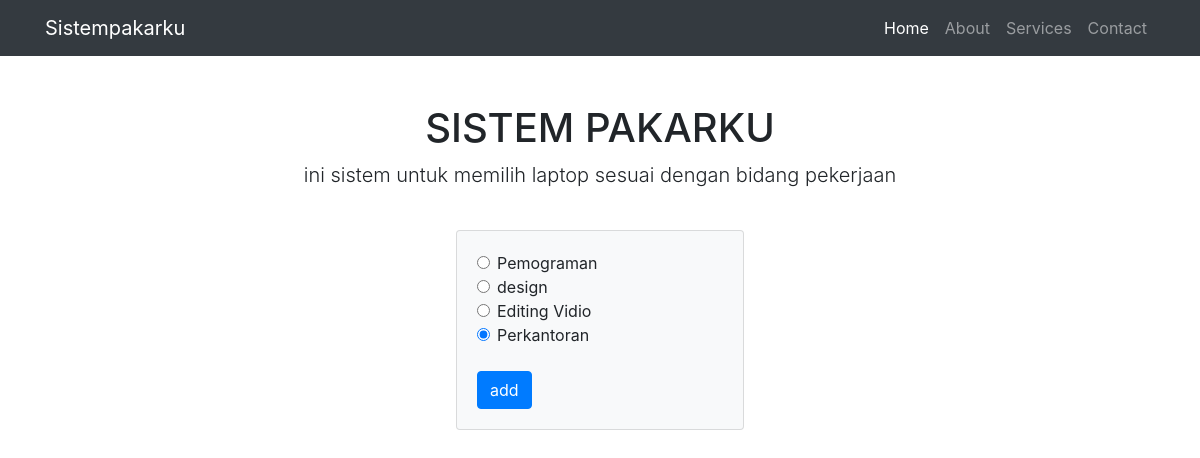
The page /pakar.php on the database its author committed.
### tables this page shows
CREATE TABLE `bidang_pekerjaan` (
  `id` int(11) NOT NULL,
  `nama_bidang` varchar(100) NOT NULL
);

### pakar.php (the view, shortened to what this page needs)
<div class="col-lg-12 text-center">
    <h1 class="mt-5">SISTEM PAKARKU</h1>
    <p class="lead">ini sistem untuk memilih laptop sesuai dengan bidang pekerjaan</p>
</div>
<br>
<div class="container">
    <div class="col d-flex justify-content-center">
        <div class="card  bg-light mb-3" style="width: 18rem;">
            <div class="card-body">
                <?php
                include "koneksi.php";
                $sql_query = mysqli_query($host, "SELECT * FROM bidang_pekerjaan");
                ?>
                <?php while ($row = mysqli_fetch_assoc($sql_query)) {
                ?>
                    <form method="GET" action="daftarpekerjaa.php">
                        <div class="form">
                            <div class="form-check">
                                <input class="form-check-input" type="radio" name="exampleRadios" id="exampleRadios1" value="<?php echo $row['id'] ?>" checked>
                                <label class="form-check-label" for="exampleRadios1">
                                    <?php echo $row['nama_bidang'] ?>
                                </label>
                            </div>
                        <?php
                    } ?>
                        <br>
                        <button type="submit" class="btn btn-primary">
                            add
                        </button>
                        </div>
                    </form>
            </div>
        </div>
    </div>
</div>

### rows shown on the page
bidang_pekerjaan: nama_bidang "Pemograman"
bidang_pekerjaan: nama_bidang "design"
bidang_pekerjaan: nama_bidang "Editing Vidio"
bidang_pekerjaan: nama_bidang "Perkantoran"
